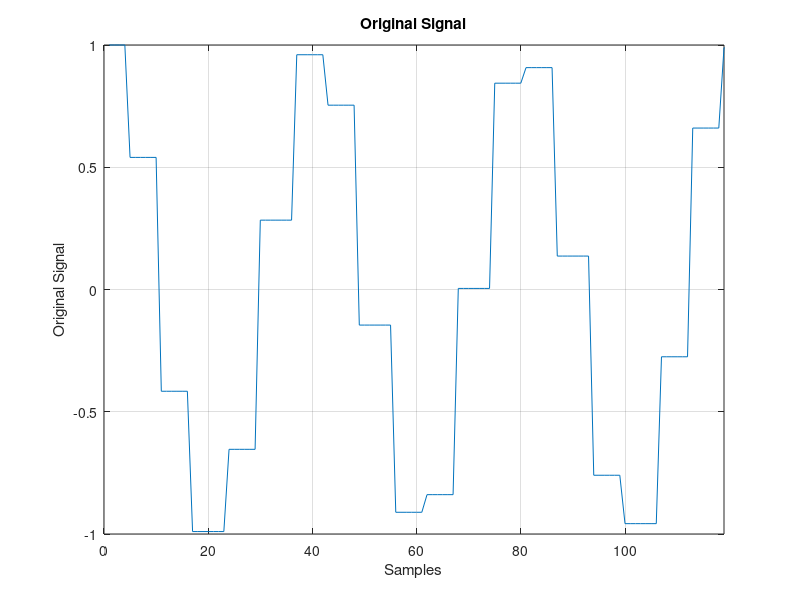
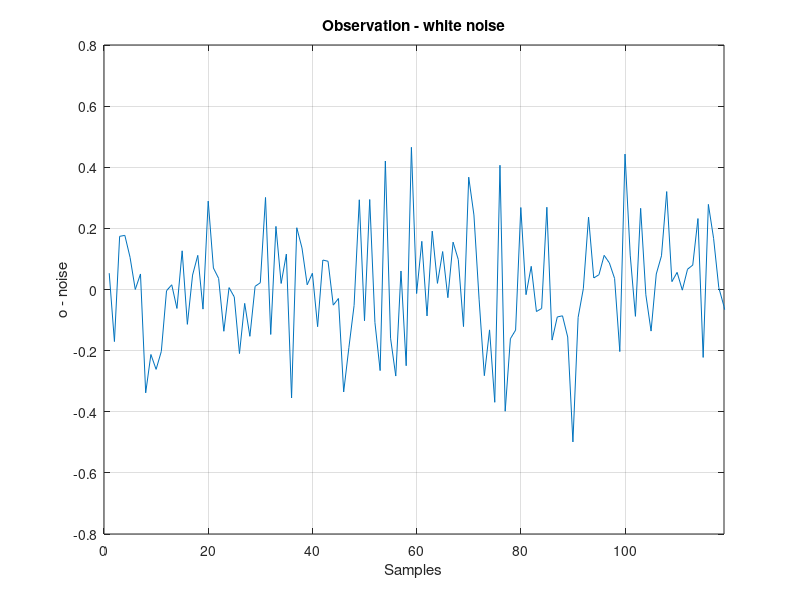
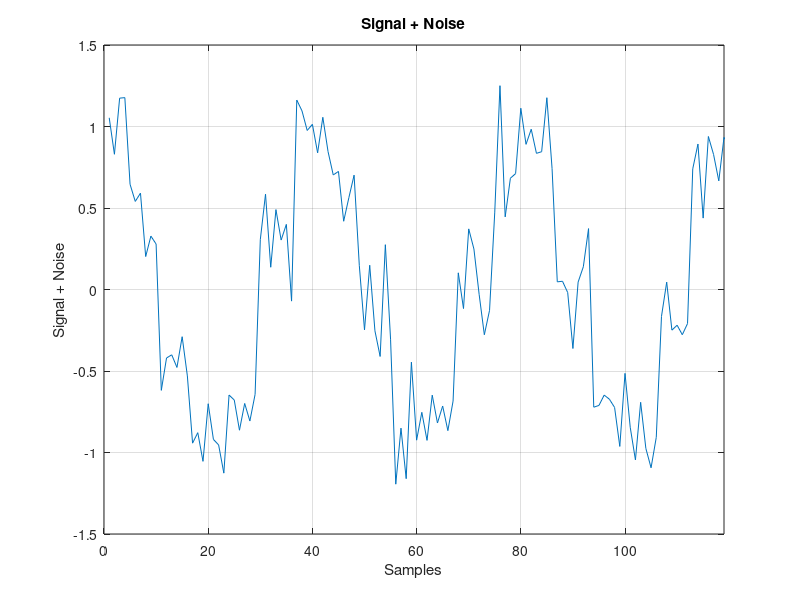
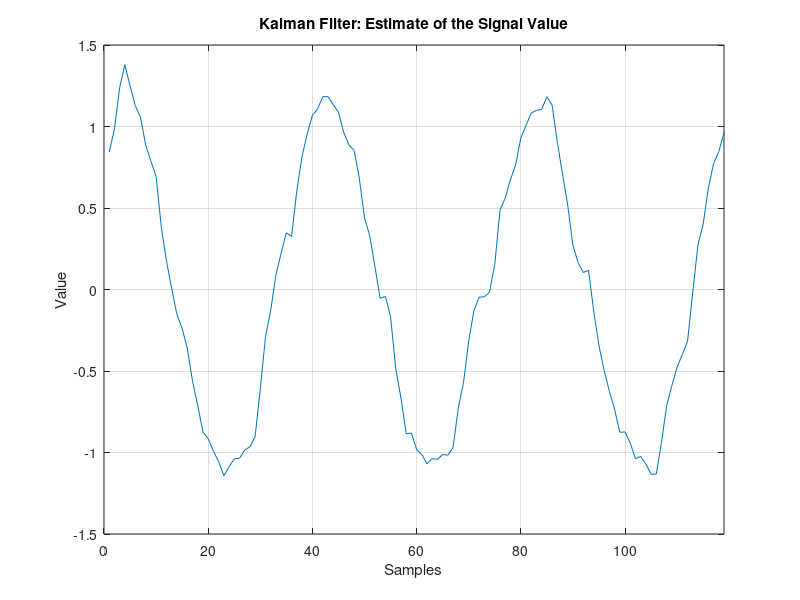

Reproduce these figures in MATLAB, in order.
%*********************************************************************/
% Freeware Demo SW from the www.dsp-weimich.com                      */
% Version 1.0                                                        */
% KalmanFilterExampleSupport.m                                       */
% Octave Script                                                      */
% High-level interactive language for numerical computations         */
% Support the Kalman Filter with Example article                     */
%*********************************************************************/
close all
clear all
clc all

pkg load control
pkg load signal
pkg load communications

%--------------------------
% Kalman Filter Parameters
%--------------------------
Tsample = 0.25e-3;        % 0.25ms
Fband_in_Hz = 100;        % signal model: 0...100Hz
Um_ampl = 1;              % 1V
Variance_m = (Um_ampl*Tsample*(2*pi*Fband_in_Hz)^2/3)^2; % maneuvering^2
Variance_o = 0.04;        % measurement noise in V^2
Phi_matrix = [1 Tsample; 0 1]; % transition matrix
H_matrix = [1 0];         % sensitivity matrix
Q_matrix = [0 0; 0 Variance_m]; % plant covariance matrix
R_matrix = Variance_o;    % observation covariance matrix
P_start = [Variance_o Variance_o/Tsample; Variance_o/Tsample (Variance_o/Tsample^2)+Variance_m]; % P_0
x_state_start = [0;0];    % state_0

% Float Test Signal Table to File
% Support C-Code
% Input parameters:
% Amplitude in Volt
% Variance_o - observation noise power
% Frequency - 2*pi*f*Ts
% FileNameString - output file name
% Output:
% txt file with the signal data
% testSignal = Amplitude*cos(Frequency*n) + observationWhiteNoise
function testSignal = FloatTestSignal2file(Amplitude, Variance_o, Frequency, FileNameString)
   periodNumber = 3; % cosine period number
   signalLength = int64(2*pi*periodNumber/Frequency);
   testSignal = zeros(1, signalLength);
   nmb_in_line = 5; % output file: numbers in line
   fileDescriptor = fopen(FileNameString, 'wt');
   % Cosine signal
   signal_orig = Amplitude*cos(Frequency*[0:signalLength-1]);
   % Cosine plot
   figure();
   plot(signal_orig);
   grid();
   title ("Original Signal");
   xlabel ("Samples");
   ylabel ("Original Signal");
   xlim("manual");
   xlim([0 signalLength-1]);
   % Disturb noise
   whiteNoise = wgn(1,signalLength,10*log10(Variance_o));
   % Noise plot
   figure();
   plot(whiteNoise);
   grid();
   title ("Observation - white noise");
   xlabel ("Samples");
   ylabel ("o - noise");
   xlim("manual");
   xlim([0 signalLength-1]);
%   var(whiteNoise) % only debugging: noise power
   % Input signal: cosine + white noise
   testSignal = signal_orig + whiteNoise;
   % Input signal plot 
   figure();
   plot(testSignal);
   grid();
   title ("Signal + Noise");
   xlabel ("Samples");
   ylabel ("Signal + Noise");
   xlim("manual");
   xlim([0 signalLength-1]);
   % Save the input signal in the file. C-code support   
   for index = 0:signalLength-2
     if(mod(index,nmb_in_line) == 0)
        fprintf(fileDescriptor, "\n        ");
     end
     fprintf(fileDescriptor, "%9f, ", testSignal(index+1));
   end
   % Last number without comma
   if(mod(signalLength-1,nmb_in_line) == 0)
      fprintf(fileDescriptor, "\n        ");
   end
   fprintf(fileDescriptor, "%9f\n", testSignal(end));
   fclose(fileDescriptor);
endfunction

% Kalman Filter Example
% Input parameters:
% signalIn   - Input Signal
% Phi_matrix - transition matrix
% Q_matrix   - covariance matrix of the plant noise 
% H_matrix   - measurement sensitivity matrix
% R_matrix   - covariance matrix of the observation noise
% P0         - start value: covariance matrix of the estimate error
% x0         - start value of the x state vector
% Output:
% signalOut  - output of the Kalman Filter
% KalmanGain - Kalman Gain
% P_Covariance - P covariance: Estimate Error 
function [signalOut, KalmanGain, P_Covariance] = KalmanFilterExample(signalIn, Phi_matrix, Q_matrix, H_matrix, R_matrix, P0, x0)
   % Initialization
   I_matrix = eye(2);
   signalLength = length(signalIn);
   signalOut = zeros(2, signalLength);
   KalmanGain = zeros(2, signalLength);
   P_Covariance = zeros(2, 2, signalLength);
   x_plus = x0; 
   P_plus = P0;
   % Kalman Filter
   for index = 1:signalLength
     x_minus = Phi_matrix * x_plus;
     P_minus = Phi_matrix * P_plus * Phi_matrix.' + Q_matrix;
     K_gain = P_minus * H_matrix.' * (H_matrix * P_minus * H_matrix.' + R_matrix)^-1;
     P_plus = (I_matrix - K_gain * H_matrix) * P_minus;
     x_plus = x_minus + K_gain * (signalIn(index) - H_matrix * x_minus);
     signalOut(:,index) = x_plus;
     KalmanGain(:,index) = K_gain;
     P_Covariance(:,:,index) = P_plus;
   end
   % Results Plot
   % Kalman Filter Output of the Signal Value
   figure();
   plot(signalOut(1,:));
   grid();
   title ("Kalman Filter: Estimate of the Signal Value");
   xlabel ("Samples");
   ylabel ("Value");
   xlim("manual");
   xlim([0 signalLength-1]);
##   % Kalman Filter Output of the Signal Speed
##   figure();
##   plot(signalOut(2,:));
##   grid();
##   title ("Kalman Filter: Estimate of the Signal Speed");
##   xlabel ("Samples");
##   ylabel ("Speed");
##   xlim("manual");
##   xlim([0 signalLength-1]);
   % Kalman Gain of the Signal Value
   figure();
   plot(KalmanGain(1,:));
   grid();
   title ("Kalman Filter: Kalman Gain of the Signal Value");
   xlabel ("Samples");
   ylabel ("K Gain of the Value");
   xlim("manual");
   xlim([0 signalLength-1]);
##   % Kalman Gain of the Signal Speed
##   figure();
##   plot(KalmanGain(2,:));
##   grid();
##   title ("Kalman Filter: Kalman Gain of the Signal Speed");
##   xlabel ("Samples");
##   ylabel ("K Gain of the Speed");
##   xlim("manual");
##   xlim([0 signalLength-1]);
   % P Estimate Covariance Error: Value 
   figure();
   plot(P_Covariance(1,1,:));
   grid();
   title ("Kalman Filter: P Covariance: Estimate Value Error");
   xlabel ("Samples");
   ylabel ("Estimate Value Error Variance");
   xlim("manual");
   xlim([0 signalLength-1]);
##   % P Estimate Covariance Error: Speed 
##   figure();
##   plot(P_Covariance(2,2,:));
##   grid();
##   title ("Kalman Filter: P Covariance: Estimate Speed Error");
##   xlabel ("Samples");
##   ylabel ("Estimate Speed Error Variance");
##   xlim("manual");
##   xlim([0 signalLength-1]);
endfunction

% Generate the Test Signal
testSignal = FloatTestSignal2file(Um_ampl, Variance_o, 2*pi*Fband_in_Hz*Tsample, "testSignal.txt");

% Scalar Kalman Filter
[KalmanOut, K_Gain, P_Out] = KalmanFilterExample(testSignal, Phi_matrix, Q_matrix, H_matrix, R_matrix, P_start, x_state_start);
